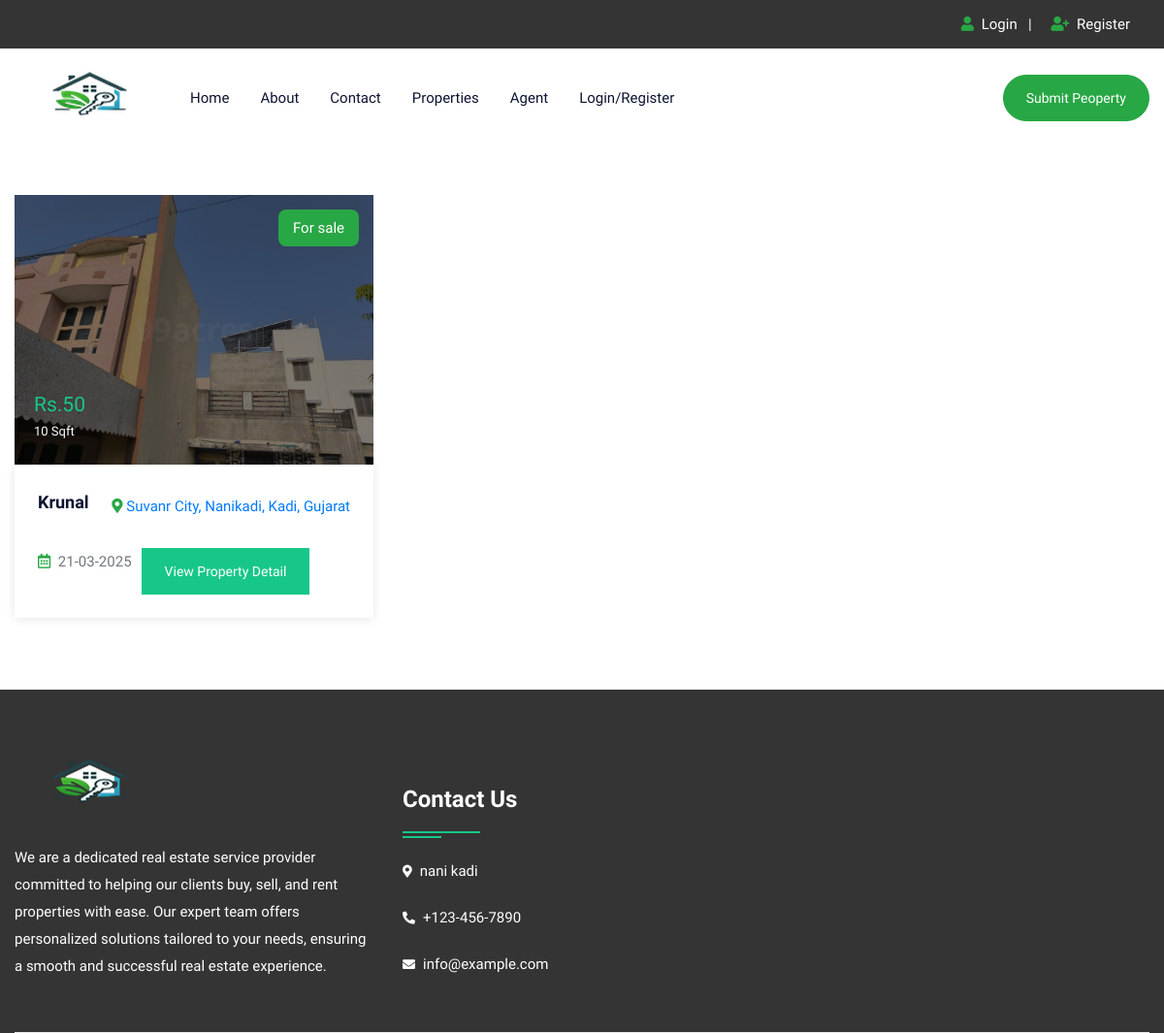
/property.php, run on the app's committed database.
### tables this page shows
CREATE TABLE `property` (
  `pid` int(11) NOT NULL,
  `title` varchar(200) NOT NULL,
  `pcontent` longtext NOT NULL,
  `type` varchar(100) NOT NULL,
  `bhk` varchar(50) NOT NULL,
  `stype` varchar(100) NOT NULL,
  `size` int(50) NOT NULL,
  `price` int(50) NOT NULL,
  `location` varchar(200) NOT NULL,
  `city` varchar(100) NOT NULL,
  `state` varchar(100) NOT NULL,
  `pimage1` varchar(50) NOT NULL,
  `pimage2` varchar(50) NOT NULL,
  `pimage3` varchar(50) NOT NULL,
  `pimage4` varchar(50) NOT NULL,
  `uid` int(50) NOT NULL,
  `status` varchar(50) NOT NULL,
  `date` datetime NOT NULL DEFAULT current_timestamp()
);

### property.php (the view, shortened to what this page needs)
<!DOCTYPE html>
<html lang="en">
<head>
<link rel="stylesheet" type="text/css" href="css/bootstrap.min.css">
<link rel="stylesheet" type="text/css" href="css/bootstrap-slider.css">
<link rel="stylesheet" type="text/css" href="css/jquery-ui.css">
<link rel="stylesheet" type="text/css" href="css/layerslider.css">
<link rel="stylesheet" type="text/css" href="css/color.css" id="color-change">
<link rel="stylesheet" type="text/css" href="css/owl.carousel.min.css">
<link rel="stylesheet" type="text/css" href="css/font-awesome.min.css">
<link rel="stylesheet" type="text/css" href="fonts/flaticon/flaticon.css">
<link rel="stylesheet" type="text/css" href="css/style.css">
</head>
<body>
<div id="page-wrapper">
    <div class="row">
		<?php include("include/header.php");?>
        <div class="full-row">
            <div class="container">
                <div class="row">
					<div class="col-lg-8">
                        <div class="row">
						<?php
$query = mysqli_query($conn, "SELECT property.*, user.uname, user.utype, user.uimage
                              FROM property
                              JOIN user ON property.uid = user.uid
                              WHERE property.status = 'Approved'");
while ($row = mysqli_fetch_array($query)) {
?>
                            <div class="col-md-6">
                                <div class="featured-thumb hover-zoomer mb-4">
                                    <div class="overlay-black overflow-hidden position-relative"> <img src="admin/property/<?php echo $row['11'];?>" alt="pimage1">
                                        <div class="sale bg-success text-white">For <?php echo $row['5'];?></div>
                                        <div class="price text-primary text-capitalize">Rs.<?php echo $row['7'];?> <span class="text-white"><?php echo $row['6'];?> Sqft</span></div>
                                    </div>
                                    <div class="featured-thumb-data shadow-one">
                                        <div class= "p-4 d-flex justify-content-between align-items-center">
                                            <h5 class="text-secondary hover-text-success mb-2 text-capitalize">
                                                <a href="propertydetail.php?pid=<?php echo $row['0'];?>"><?php echo $row['1'];?></a>
                                            </h5>
                                            <span class="location text-capitalize">
    <i class="fas fa-map-marker-alt text-success"></i>
    <a href="https://www.google.com/maps/search/<?php echo urlencode($row['8']); ?>" target="_blank">
        <?php echo $row['8']; ?>
    </a>
</span>
</div>
                                        <div class="px-4 pb-4 d-inline-block w-100">
                                        <a href="propertydetail.php?pid=<?php echo $row['0'];?>" class="btn btn-primary btn-sm" style="margin-left: 10px;">View Property Detail</a>
                                            <div class="float-left"><i class="far fa-calendar-alt text-success mr-1"></i> <?php echo date('d-m-Y', strtotime($row['date']));?></div>
                                        </div>
                                    </div>
                                </div>
                            </div>
                            <?php } ?>
                        </div>
                    </div>
                </div>
            </div>
        </div>
		<?php include("include/footer.php");?>
</div>
</body>
</html>

### include/header.php (shortened to what this page needs)
<header id="header" class="transparent-header-modern fixed-header-bg-white w-100">
            <div class="top-header bg-secondary">
                <div class="container">
                    <div class="row">
                        <div class="col-md-7">
                        </div>
                        <div class="col-md-5">
                            <div class="top-contact float-right">
                                <ul class="list-text-white d-table">
								<li><i class="fas fa-user text-success mr-1"></i>
								<?php  if(isset($_SESSION['uemail']))
								{ ?>
								<a href="logout.php">Logout</a>&nbsp;&nbsp;<?php } else { ?>
								<a href="login.php">Login</a>&nbsp;&nbsp;
								| </li>
								<li><i class="fas fa-user-plus text-success mr-1"></i><a href="register.php"> Register</li><?php } ?>
								</ul>
                            </div>
                        </div>
                    </div>
                </div>
            </div>
            <div class="main-nav secondary-nav hover-success-nav py-2">
                <div class="container">
                    <div class="row">
                        <div class="col-lg-12">
                            <nav class="navbar navbar-expand-lg navbar-light p-0"> <a class="navbar-brand position-relative" href="index.php"><img class="nav-logo" src="images/logo/logo_small_hd.png" alt=""></a>
                                <div class="collapse navbar-collapse" id="navbarSupportedContent">
                                    <ul class="navbar-nav mr-auto">
                                        <li class="nav-item dropdown"> <a class="nav-link" href="index.php" role="button" aria-haspopup="true" aria-expanded="false">Home</a></li>
										<li class="nav-item"> <a class="nav-link" href="about.php">About</a> </li>
                                        <li class="nav-item"> <a class="nav-link" href="contact.php">Contact</a> </li>
                                        <li class="nav-item"> <a class="nav-link" href="property.php">Properties</a> </li>
                                        <li class="nav-item"> <a class="nav-link" href="agent.php">Agent</a> </li>
										<?php  if(isset($_SESSION['uemail']))
										{ ?>
										<li class="nav-item dropdown">
											<a class="nav-link dropdown-toggle" href="#" role="button" data-toggle="dropdown" aria-haspopup="true" aria-expanded="false">My Account</a>
											<ul class="dropdown-menu">
												<li class="nav-item"> <a class="nav-link" href="profile.php">Profile</a> </li>
												<li class="nav-item"> <a class="nav-link" href="feature.php">Your Property</a> </li>
												<li class="nav-item"> <a class="nav-link" href="logout.php">Logout</a> </li>
											</ul>
                                        </li>
										<?php } else { ?>
										<li class="nav-item"> <a class="nav-link" href="login.php">Login/Register</a> </li>
										<?php } ?>
                                    </ul>
									<a class="btn btn-success d-none d-xl-block" style="border-radius:30px;" href="submitproperty.php">Submit Peoperty</a>
                                </div>
                            </nav>
                        </div>
                    </div>
                </div>
            </div>
        </header>

### include/footer.php (shortened to what this page needs)
<footer class="full-row bg-secondary p-0">
            <div class="container">
                <div  class="row">
                    <div class="col-lg-12">
                        <div class="divider py-40">
                            <div class="row">
                                <div class="col-md-12 col-lg-4">
                                    <div class="footer-widget mb-4">
                                        <div class="footer-logo mb-4"> <a href="#"><img class="logo-bottom" src="images/logo/logo_small_hd.png" alt="image"></a> </div>
                                        <p class="pb-20 text-white">We are a dedicated real estate service provider committed to helping our clients buy, sell, and rent properties with ease. Our expert team offers personalized solutions tailored to your needs, ensuring a smooth and successful real estate experience. </p>
                                        </div>
                                </div>
                                <div class="col-md-12 col-lg-8">
                                    <div class="row">
                                        <div class="col-md-4 col-lg-4">
                                        </div>
                                        <div class="col-md-4 col-lg-4">
                                        </div>
                                        <div class="col-md-6 col-lg-6">
                                            <div class="footer-widget">
                                                <h4 class="widget-title text-white double-down-line-left position-relative">Contact Us</h4>
                                                <ul class="text-white">
                                                    <li class="hover-text-primary"><i class="fas fa-map-marker-alt text-white mr-2 font-13 mt-1"></i>nani kadi</li>
                                                    <li class="hover-text-primary"> <i class="fas fa-phone-alt text-white mr-2 font-13 mt-1"></i>+123-456-7890</li>
                                                    <li class="hover-text-primary"><i class="fas fa-envelope text-white mr-2 font-13 mt-1"></i>info@example.com</li>
                                                </ul>
                                            </div>
                                        </div>
                                    </div>
                                </div>
                            </div>
                        </div>
                    </div>
                </div>
            </div>
        </footer>

### css/color.css (style rules this page uses)
:root { --theme-ordinary-color: #74777b; }
:root { --theme-primary-color: #17c788; }
:root { --theme-secondary-color: #0d1432; }
:root { --theme-white-color: #fff; }
:root { --theme-light-color: #f8f8f8; }
:root { --theme-gray-color: #f5f5f5; }
:root { --theme-footer-color: #091b4b; }
:root { --theme-dark-color: #091b4b; }
:root { --text-light-color: #a3a7af; }
:root { --theme-primary-opacity-color: rgba(11, 191, 141, .8); }
:root { --theme-secondary-opacity-color: rgba(13,20,50,0.7); }
:root { --theme-white-opacity-color: rgba(255, 255, 255, 0.3); }
:root { --theme-dark-opacity-color: rgba(0, 0, 0, 0.5); }
:root { --theme-ordinary-font: 'Muli', sans-serif; }
:root { --theme-highlight-font: 'Comfortaa', cursive; }

### data on the page
property: pimage1 (picture), stype "sale", price "50", size "10", title "Krunal", location "Suvanr City, Nanikadi, Kadi, Gujarat", date "21-03-2025"
